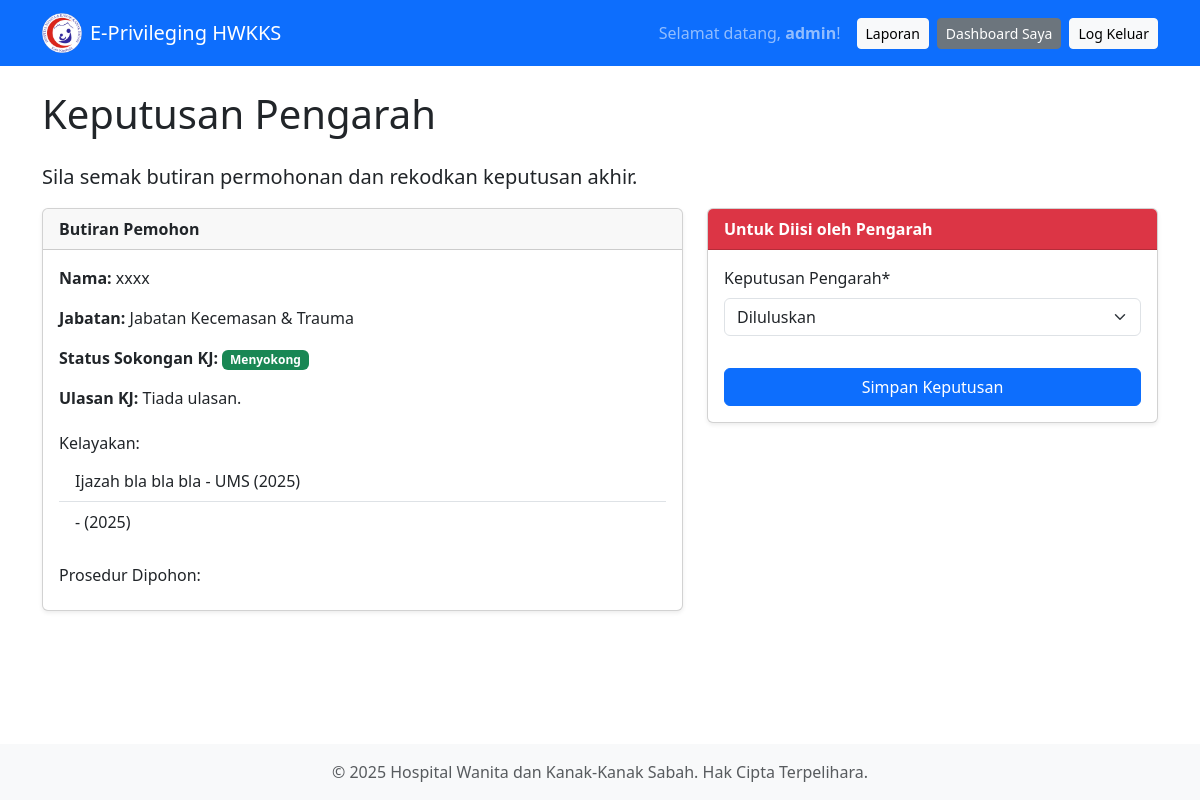
Page /pengarah/permohonan/2/keputusan/ (signed in) on the committed database.
### permohonan/models.py (models this page shows, shortened)
class Permohonan(models.Model):
    KATEGORI_UTAMA_CHOICES = [('', '---------'), ('Pakar Perubatan / Pergigian', 'Pakar Perubatan / Pergigian'), ('Pegawai Perubatan', 'Pegawai Perubatan'), ('Jururawat', 'Jururawat'), ('Penolong Pegawai Perubatan', 'Penolong Pegawai Perubatan'), ('Juruterapi Pergigian', 'Juruterapi Pergigian'), ('Anggota Kesihatan Bersekutu', 'Anggota Kesihatan Bersekutu'), ('Pegawai Farmasi', 'Pegawai Farmasi'), ('Penolong Pegawai Farmasi', 'Penolong Pegawai Farmasi'), ('Lain-lain', 'Lain-lain')]
    KATEGORI_BAWAHAN_CHOICES = [('', '---------'), ('Pakar HWKKS', 'Pakar HWKKS'), ('Pakar KKM Lain', 'Pakar KKM dari Hospital lain selain HWKKS'), ('Pakar Bukan KKM', 'Pakar daripada institusi selain KKM'), ('Lantikan Baru', 'Lantikan baru/ bertukar masuk'), ('Ada Credentialing', 'Ada Credentialing'), ('Ada Post Basic', 'Ada Post Basic')]
    JENIS_PERMOHONAN_CHOICES = [('Baru', 'Permohonan Baru (Privileging)'), ('Penambahan', 'Permohonan Penambahan (Privileging Addition)'), ('Ulangan', 'Permohonan Ulangan (Re-Privileging)'), ('Ulangan + Tambah', 'Permohonan Ulangan bersama penambahan prosedur baru'), ('Ulangan + Kurang', 'Permohonan Ulangan bersama pengurangan prosedur baru')]
    SOKONGAN_CHOICES = [('Menunggu', 'Menunggu Semakan'), ('Menyokong', 'Menyokong'), ('Tidak Menyokong', 'Tidak Menyokong')]
    KELULUSAN_CHOICES = [('Menunggu', 'Menunggu Keputusan'), ('Ya', 'Diluluskan'), ('Tidak', 'Ditolak')]
    pemohon = models.ForeignKey(User, on_delete=models.SET_NULL, null=True, blank=True)
    nama_pemohon = models.CharField(max_length=255)
    no_kp = models.CharField("No K/P", max_length=15)
    jawatan = models.ForeignKey(Jawatan, on_delete=models.PROTECT, null=True, verbose_name="Jawatan")
    gred = models.ForeignKey(Gred, on_delete=models.PROTECT, null=True, verbose_name="Gred")
    jabatan = models.ForeignKey(Jabatan, on_delete=models.PROTECT, null=True)
    tarikh_mula_bertugas = models.DateField("Tarikh mula bertugas di jabatan sekarang")
    no_sijil_amalan = models.CharField("No. Sijil Amalan Tahunan", max_length=100, blank=True, null=True)
    jenis_permohonan = models.CharField(max_length=50, choices=JENIS_PERMOHONAN_CHOICES, null=True)
    kategori_utama = models.CharField("Kategori Pemohon Utama", max_length=100, choices=KATEGORI_UTAMA_CHOICES, null=True)
    kategori_bawahan = models.CharField("Sub-Kategori Pemohon (Lama)", max_length=100, choices=KATEGORI_BAWAHAN_CHOICES, blank=True, null=True, editable=False)
    sub_kategori = models.ManyToManyField(SubKategori, verbose_name="Sub-Kategori Pemohon", blank=True)
    jawatan_lain = models.CharField("Jawatan Lain-lain (jika berkenaan)", max_length=100, blank=True, null=True)
    tarikh_borang_dihantar = models.DateField(auto_now_add=True)
    status_sokongan_kj = models.CharField("Status Sokongan Ketua Jabatan", max_length=20, choices=SOKONGAN_CHOICES, default='Menunggu')
    ulasan_kj = models.TextField("Ulasan Ketua Jabatan", blank=True, null=True)
    nama_kj = models.CharField("Nama Ketua Jabatan", max_length=255, blank=True, null=True)
    jawatan_kj = models.CharField("Jawatan Ketua Jabatan", max_length=100, blank=True, null=True)
    tarikh_sokongan_kj = models.DateField("Tarikh Sokongan Ketua Jabatan", blank=True, null=True)
    keputusan_jawatanankuasa = models.CharField("Keputusan Pengarah", max_length=20, choices=KELULUSAN_CHOICES, default='Menunggu')
    tarikh_keputusan = models.DateField("Tarikh Keputusan", blank=True, null=True)
    tarikh_sah_sehingga = models.DateField("Tarikh Sah Sehingga", blank=True, null=True)
    no_siri_sijil = models.CharField("No Siri Sijil", max_length=100, blank=True, null=True, unique=True)

class Jabatan(models.Model):
    nama = models.CharField(max_length=150, unique=True)
    def __str__(self):
        return self.nama

class Kelayakan(models.Model):
    permohonan = models.ForeignKey(Permohonan, related_name='kelayakan', on_delete=models.CASCADE)
    nama_kelayakan = models.CharField("Kelayakan (Ijazah, Master dll.)", max_length=255)
    universiti = models.CharField(max_length=255)
    tahun_lulus = models.IntegerField("Tahun Lulus")
    salinan_sijil = models.FileField("Salinan Sijil", upload_to='sijil_kelayakan/')

### permohonan/views.py (the view)
# urls.py: path('pengarah/permohonan/<int:pk>/keputusan/', views.keputusan_pengarah, name='keputusan_pengarah'),
@login_required
def keputusan_pengarah(request, pk):
    if not (request.user.is_superuser or request.user.groups.filter(name='Pengarah').exists()):
        return redirect('dashboard')
    permohonan = get_object_or_404(Permohonan, pk=pk)
    if request.method == 'POST':
        form_keputusan = BorangKeputusanPengarah(request.POST, instance=permohonan)
        if form_keputusan.is_valid():
            keputusan_final = form_keputusan.save(commit=False)
            keputusan_final.tarikh_keputusan = date.today()
            if keputusan_final.keputusan_jawatanankuasa == 'Ya' and not keputusan_final.no_siri_sijil:
                kod_jabatan = keputusan_final.jabatan.nama[:3].upper()
                tahun = date.today().year
                bilangan_sedia_ada = Permohonan.objects.filter(jabatan=keputusan_final.jabatan, tarikh_keputusan__year=tahun,keputusan_jawatanankuasa='Ya').count()
                nombor_baru = bilangan_sedia_ada + 1
                keputusan_final.no_siri_sijil = f"{kod_jabatan}/{tahun}/{nombor_baru:03d}"
                keputusan_final.tarikh_sah_sehingga = keputusan_final.tarikh_keputusan.replace(year=keputusan_final.tarikh_keputusan.year + 3)
            elif keputusan_final.keputusan_jawatanankuasa != 'Ya':
                keputusan_final.tarikh_sah_sehingga = None
                keputusan_final.no_siri_sijil = None
            keputusan_final.save()
            return redirect('pengarah_dashboard')
    else:
        form_keputusan = BorangKeputusanPengarah(instance=permohonan)
    context = {'permohonan': permohonan, 'form_keputusan': form_keputusan}
    return render(request, 'permohonan/keputusan_pengarah.html', context)

### permohonan/forms.py
class BorangKeputusanPengarah(forms.ModelForm):
    class Meta:
        model = Permohonan
        fields = ['keputusan_jawatanankuasa']

### permohonan/templatetags/auth_extras.py (called while the page is built)
@register.filter(name='has_group')
def has_group(user, group_name):
    return user.groups.filter(name=group_name).exists()

### permohonan/templates/permohonan/keputusan_pengarah.html (shortened to what this page needs)
{% extends 'permohonan/base.html' %}
{% load crispy_forms_tags %}
{% block content %}
    <h1 class="mb-4">Keputusan Pengarah</h1>
    <p class="lead">Sila semak butiran permohonan dan rekodkan keputusan akhir.</p>
    <div class="row">
        <div class="col-lg-7">
            <div class="card shadow-sm mb-4">
                <div class="card-header fw-bold">
                    Butiran Pemohon
                </div>
                <div class="card-body">
                    <p><strong>Nama:</strong> {{ permohonan.nama_pemohon }}</p>
                    <p><strong>Jabatan:</strong> {{ permohonan.jabatan }}</p>
                    <p><strong>Status Sokongan KJ:</strong> <span class="badge bg-success">{{ permohonan.get_status_sokongan_kj_display }}</span></p>
                    <p><strong>Ulasan KJ:</strong> {{ permohonan.ulasan_kj|default:"Tiada ulasan." }}</p>
                    <h6 class="mt-4">Kelayakan:</h6>
                    <ul class="list-group list-group-flush mb-3">
                        {% for kelayakan in permohonan.kelayakan.all %}
                            <li class="list-group-item">{{ kelayakan.nama_kelayakan }} - {{ kelayakan.universiti }} ({{ kelayakan.tahun_lulus }})</li>
                        {% endfor %}
                    </ul>
                    <h6 class="mt-4">Prosedur Dipohon:</h6>
                </div>
            </div>
        </div>
        <div class="col-lg-5">
            <div class="card shadow-sm">
                <div class="card-header fw-bold bg-danger text-white">
                    Untuk Diisi oleh Pengarah
                </div>
                <div class="card-body">
                    <form method="post">
                        {{ form_keputusan|crispy }}
                        <div class="d-grid">
                            <button type="submit" class="btn btn-primary mt-3">Simpan Keputusan</button>
                        </div>
                    </form>
                </div>
            </div>
        </div>
    </div>
{% endblock %}

### permohonan/templates/permohonan/base.html (shortened to what this page needs)
{% load static %}
{% load auth_extras %}
<!doctype html>
<html lang="ms">
  <head>
    <link href="https://cdn.jsdelivr.net/npm/bootstrap@5.3.3/dist/css/bootstrap.min.css" rel="stylesheet">
  </head>
  <body class="d-flex flex-column min-vh-100">
    <header>
        <nav class="navbar navbar-expand-lg navbar-dark bg-primary">
            <div class="container">
                <a class="navbar-brand d-flex align-items-center" href="{% url 'index' %}">
                    <img src="{% static 'permohonan/images/logo_hwkks.png' %}" alt="Logo HWKKS" height="40" class="me-2">
                    E-Privileging HWKKS
                </a>
                <div class="d-flex align-items-center">
                    {% if user.is_authenticated %}
                        <span class="navbar-text me-3">
                            Selamat datang, <strong>{{ user.username }}</strong>!
                        </span>
                        {% if user.is_superuser or user|has_group:"Pengarah" or user|has_group:"PICPrivileging" %}
                            <a href="{% url 'laporan_permohonan' %}" class="btn btn-sm btn-light me-2">Laporan</a>
                        {% endif %}
                        {% if user|has_group:"Pengarah" %}
                            <a href="{% url 'pengarah_dashboard' %}" class="btn btn-sm btn-info">Dashboard Pengarah</a>
                        {% elif user|has_group:"KetuaJabatan" %}
                            <a href="{% url 'hod_dashboard' %}" class="btn btn-sm btn-warning">Dashboard KJ</a>
                        {% elif user|has_group:"PICPrivileging" %}
                            <a href="{% url 'pic_dashboard' %}" class="btn btn-sm btn-light">Dashboard PIC</a>
                        {% else %}
                            <a href="{% url 'dashboard' %}" class="btn btn-sm btn-secondary">Dashboard Saya</a>
                        {% endif %}
                        <form action="{% url 'laman_log_keluar' %}" method="post" class="ms-2" style="display: inline;">
                            <button type="submit" class="btn btn-sm btn-light">Log Keluar</button>
                        </form>
                    {% else %}
                        <a href="{% url 'laman_log_masuk' %}" class="btn btn-light btn-sm me-2">Log Masuk</a>
                        <a href="{% url 'daftar' %}" class="btn btn-secondary btn-sm">Daftar</a>
                    {% endif %}
                </div>
            </div>
        </nav>
    </header>
    <main class="container mt-4 flex-grow-1">
        {% block content %}
        {% endblock %}
    </main>
    <footer class="bg-light text-center text-muted mt-auto py-3">
        <div class="container">
            &copy; {% now "Y" %} Hospital Wanita dan Kanak-Kanak Sabah. Hak Cipta Terpelihara.
        </div>
    </footer>
  </body>
</html>

### rows in the picture
Permohonan: nama_pemohon "xxxx", jabatan "Jabatan Kecemasan & Trauma", status_sokongan_kj "Menyokong", ulasan_kj "Tiada ulasan.", keputusan_jawatanankuasa "Diluluskan"
Kelayakan: nama_kelayakan "Ijazah bla bla bla", universiti "UMS", tahun_lulus "2025"
Kelayakan: tahun_lulus "2025"

### other values in the picture
{{ user.username }} "admin"
